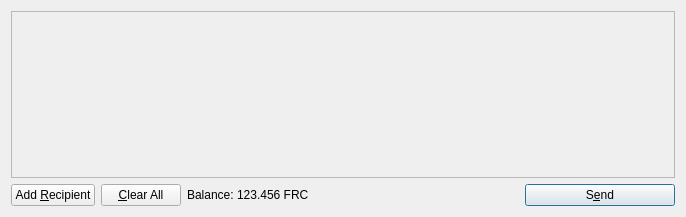
<?xml version="1.0" encoding="UTF-8"?>
<ui version="4.0">
 <class>SendCoinsDialog</class>
 <widget class="QDialog" name="SendCoinsDialog">
  <property name="geometry">
   <rect>
    <x>0</x>
    <y>0</y>
    <width>686</width>
    <height>217</height>
   </rect>
  </property>
  <property name="windowTitle">
   <string>Send Coins</string>
  </property>
  <layout class="QVBoxLayout" name="verticalLayout">
   <item>
    <widget class="QScrollArea" name="scrollArea">
     <property name="widgetResizable">
      <bool>true</bool>
     </property>
     <widget class="QWidget" name="scrollAreaWidgetContents">
      <property name="geometry">
       <rect>
        <x>0</x>
        <y>0</y>
        <width>666</width>
        <height>165</height>
       </rect>
      </property>
      <layout class="QVBoxLayout" name="verticalLayout_2">
       <property name="margin">
        <number>0</number>
       </property>
       <item>
        <layout class="QVBoxLayout" name="entries">
         <property name="spacing">
          <number>6</number>
         </property>
        </layout>
       </item>
       <item>
        <spacer name="verticalSpacer">
         <property name="orientation">
          <enum>Qt::Vertical</enum>
         </property>
         <property name="sizeHint" stdset="0">
          <size>
           <width>20</width>
           <height>40</height>
          </size>
         </property>
        </spacer>
       </item>
      </layout>
     </widget>
    </widget>
   </item>
   <item>
    <layout class="QHBoxLayout" name="horizontalLayout">
     <item>
      <widget class="QPushButton" name="addButton">
       <property name="toolTip">
        <string>Send to multiple recipients at once</string>
       </property>
       <property name="text">
        <string>Add &amp;Recipient</string>
       </property>
       <property name="icon">
        <iconset resource="../invisibles.qrc">
         <normaloff>:/icons/add</normaloff>:/icons/add</iconset>
       </property>
       <property name="autoDefault">
        <bool>false</bool>
       </property>
      </widget>
     </item>
     <item>
      <widget class="QPushButton" name="clearButton">
       <property name="sizePolicy">
        <sizepolicy hsizetype="Minimum" vsizetype="Fixed">
         <horstretch>0</horstretch>
         <verstretch>0</verstretch>
        </sizepolicy>
       </property>
       <property name="toolTip">
        <string>Remove all transaction fields</string>
       </property>
       <property name="text">
        <string>&amp;Clear All</string>
       </property>
       <property name="icon">
        <iconset resource="../invisibles.qrc">
         <normaloff>:/icons/remove</normaloff>:/icons/remove</iconset>
       </property>
       <property name="autoRepeatDelay">
        <number>300</number>
       </property>
       <property name="autoDefault">
        <bool>false</bool>
       </property>
      </widget>
     </item>
     <item>
      <layout class="QHBoxLayout" name="horizontalLayout_2">
       <property name="spacing">
        <number>3</number>
       </property>
       <item>
        <widget class="QLabel" name="label">
         <property name="text">
          <string>Balance:</string>
         </property>
        </widget>
       </item>
       <item>
        <widget class="QLabel" name="labelBalance">
         <property name="cursor">
          <cursorShape>IBeamCursor</cursorShape>
         </property>
         <property name="text">
          <string>123.456 FRC</string>
         </property>
         <property name="textInteractionFlags">
          <set>Qt::LinksAccessibleByMouse|Qt::TextSelectableByKeyboard|Qt::TextSelectableByMouse</set>
         </property>
        </widget>
       </item>
      </layout>
     </item>
     <item>
      <spacer name="horizontalSpacer">
       <property name="orientation">
        <enum>Qt::Horizontal</enum>
       </property>
       <property name="sizeHint" stdset="0">
        <size>
         <width>40</width>
         <height>20</height>
        </size>
       </property>
      </spacer>
     </item>
     <item>
      <widget class="QPushButton" name="sendButton">
       <property name="minimumSize">
        <size>
         <width>150</width>
         <height>0</height>
        </size>
       </property>
       <property name="toolTip">
        <string>Confirm the send action</string>
       </property>
       <property name="text">
        <string>S&amp;end</string>
       </property>
       <property name="icon">
        <iconset resource="../invisibles.qrc">
         <normaloff>:/icons/send</normaloff>:/icons/send</iconset>
       </property>
       <property name="default">
        <bool>true</bool>
       </property>
      </widget>
     </item>
    </layout>
   </item>
  </layout>
 </widget>
 <resources>
  <include location="../invisibles.qrc"/>
 </resources>
 <connections/>
</ui>
